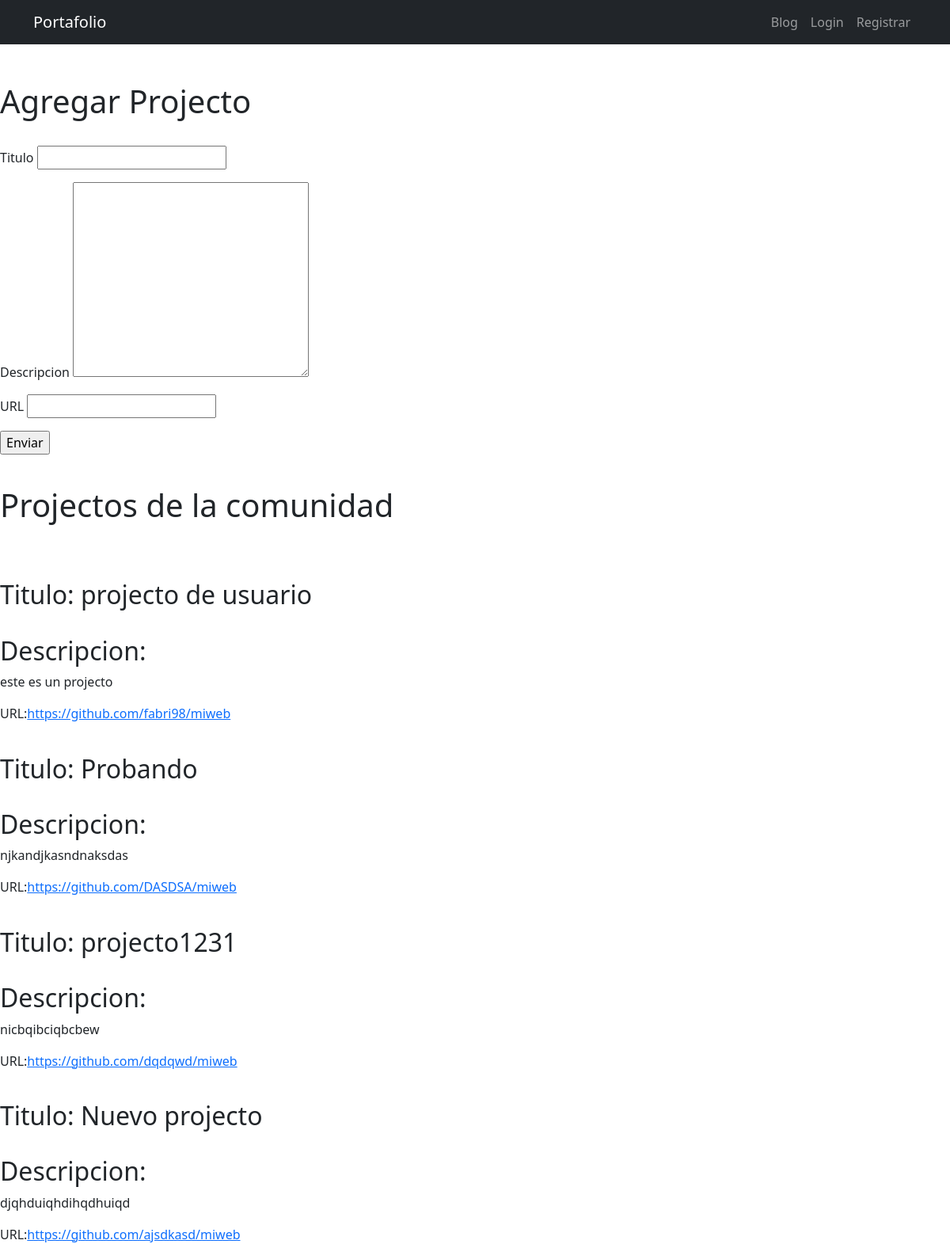
Screenshot of /usuarios/ with the database file from the repository.
### portfolio/models.py (models this page shows)
class ProjectUser(models.Model):
    title = models.CharField(max_length=30)
    description = models.CharField(max_length=30)
    url = models.URLField(blank=True)

### portfolio/views.py (the view)
# urls.py: path('usuarios/', views.projecto_usuario, name='projecto_usuario'),
def projecto_usuario(request):
    lista_projecto = ProjectUser.objects.all()
    nuevo_projecto = ''
    if request.method == 'POST':
        nuevo_projecto = ProjectUser(title=request.POST['title'], description=request.POST['description'], url=request.POST['url'])
        nuevo_projecto.save()
        return render(request, 'projecto_usuario.html',{'nuevo_projecto': nuevo_projecto, 'lista_projecto':lista_projecto})
    return render(request, 'projecto_usuario.html',{'nuevo_projecto': nuevo_projecto, 'lista_projecto':lista_projecto})

### portfolio/templates/projecto_usuario.html (shortened to what this page needs)
{% extends 'layout.html' %}
{% block projecto_usuario %}
<h1>Agregar Projecto</h1>
<br>
<form action="{% url 'projecto_usuario'%}" method="POST">
   <p>Titulo <input type="text" name="title"></p>
   <p>Descripcion <textarea name="description" id="" cols="30" rows="10"></textarea></p>
   <p>URL <input type="text" name="url">
    <p><input type="submit" value="Enviar"></p>
</form>
<br>
<h1>Projectos de la comunidad</h1>
    {% for projecto in lista_projecto %}
    <br>
    <h2><br> Titulo: {{projecto.title}}</h2>
    <br>
    <h2>Descripcion:</h2>
    <p>{{projecto.description}}</p>
    URL:<a href="{{projecto.url}}">{{projecto.url}}</a>
{% endfor %}
{% endblock %}

### portfolio/templates/layout.html (shortened to what this page needs)
<!DOCTYPE html>
<html lang="en">
<head>
    <link href="https://cdn.jsdelivr.net/npm/bootstrap@5.1.3/dist/css/bootstrap.min.css" rel="stylesheet">
</head>
<body>
    <nav class="navbar navbar-expand-lg navbar-dark bg-dark">
        <div class="container">
          <a class="navbar-brand" href="/">Portafolio</a>
          <div class="collapse navbar-collapse" id="navbarNav">
            <ul class="navbar-nav ms-auto">
              <li class="nav-item">
                <a class="nav-link" href="{% url 'blog:posts'%}">Blog</a>
              </li>
              {% if request.user.is_authenticated %}
                <li class="nav-item">
                  <a class="nav-link" href="{% url 'profile'%}">
                    <img src="{{user_avatar}}" alt="Usuario" height="30" >
                  </a>
                </li>
                <li class="nav-item">
                  <a class="nav-link" href="{% url 'logout'%}">Logout</a>
                </li>
              {% else %}
              <li class="nav-item">
                <a class="nav-link" href="{% url 'login'%}">Login</a>
              </li>
              <li class="nav-item">
                <a class="nav-link" href="{% url 'register'%}">Registrar</a>
              </li>
              {% endif %}
            </ul>
          </div>
        </div>
      </nav>
    <div class="container p-4"></div>
        {% block projecto_usuario %}
        {% endblock %}
</body>
</html>

### rows the page displays
ProjectUser: title "projecto de usuario", description "este es un projecto", url "https://github.com/fabri98/miweb"
ProjectUser: title "Probando", description "njkandjkasndnaksdas", url "https://github.com/DASDSA/miweb"
ProjectUser: title "projecto1231", description "nicbqibciqbcbew", url "https://github.com/dqdqwd/miweb"
ProjectUser: title "Nuevo projecto", description "djqhduiqhdihqdhuiqd", url "https://github.com/ajsdkasd/miweb"
